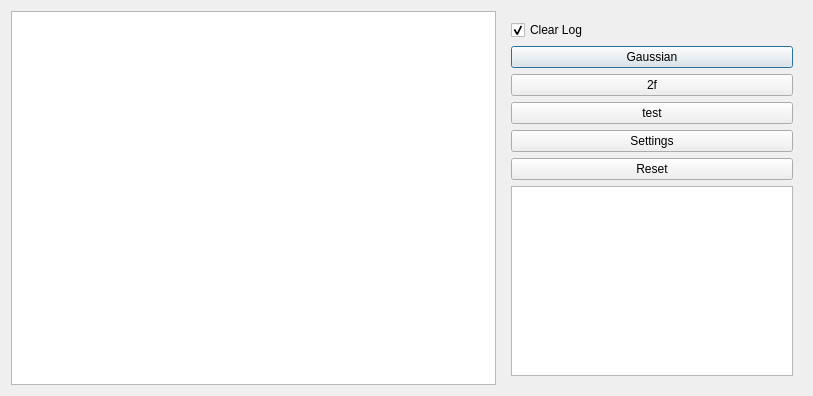
<?xml version="1.0" encoding="UTF-8"?>
<ui version="4.0">
 <class>LineFitterWindow</class>
 <widget class="QDialog" name="LineFitterWindow">
  <property name="geometry">
   <rect>
    <x>0</x>
    <y>0</y>
    <width>813</width>
    <height>396</height>
   </rect>
  </property>
  <property name="windowTitle">
   <string>QtFit Fitter Window</string>
  </property>
  <layout class="QHBoxLayout" name="horizontalLayout">
   <item>
    <widget class="PlotWidget" name="fitPlot"/>
   </item>
   <item>
    <widget class="QFrame" name="frame_bottomControls">
     <property name="maximumSize">
      <size>
       <width>300</width>
       <height>16777215</height>
      </size>
     </property>
     <layout class="QVBoxLayout" name="verticalLayout">
      <item>
       <layout class="QGridLayout" name="gridLayout">
        <item row="0" column="0">
         <widget class="QCheckBox" name="check_clearLog">
          <property name="text">
           <string>Clear Log</string>
          </property>
          <property name="checked">
           <bool>true</bool>
          </property>
         </widget>
        </item>
       </layout>
      </item>
      <item>
       <widget class="QPushButton" name="btn_fitGaussian">
        <property name="font">
         <font>
          <pointsize>9</pointsize>
         </font>
        </property>
        <property name="text">
         <string>Gaussian</string>
        </property>
       </widget>
      </item>
      <item>
       <widget class="QPushButton" name="btn_fit2f">
        <property name="text">
         <string>2f</string>
        </property>
       </widget>
      </item>
      <item>
       <widget class="QPushButton" name="btn_test">
        <property name="text">
         <string>test</string>
        </property>
       </widget>
      </item>
      <item>
       <widget class="QPushButton" name="btn_settings">
        <property name="text">
         <string>Settings</string>
        </property>
       </widget>
      </item>
      <item>
       <widget class="QPushButton" name="btn_reset">
        <property name="font">
         <font>
          <pointsize>9</pointsize>
         </font>
        </property>
        <property name="text">
         <string>Reset</string>
        </property>
       </widget>
      </item>
      <item>
       <widget class="QTextEdit" name="txt_log">
        <property name="readOnly">
         <bool>true</bool>
        </property>
       </widget>
      </item>
     </layout>
    </widget>
   </item>
  </layout>
 </widget>
 <customwidgets>
  <customwidget>
   <class>PlotWidget</class>
   <extends>QGraphicsView</extends>
   <header>pyqtgraph</header>
  </customwidget>
 </customwidgets>
 <resources/>
 <connections/>
</ui>
